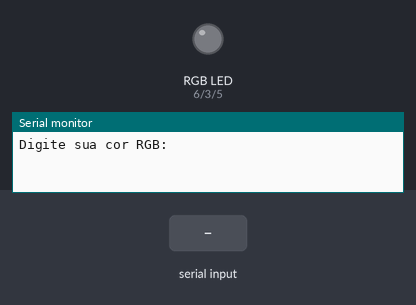
A sketch run on a simulated Arduino Uno, built with avr-gcc and run on an emulated ATmega328P. On the bench: an RGB LED mixed from three pins (HIGH = lit), the last lines printed to the serial monitor. Inputs (shaded band) come from the test bench. Dim RGB values are drawn brighter than linear.

Above: at 1.2 s.
1.3 s: "r90\n" received over Serial
At 2.5 s:
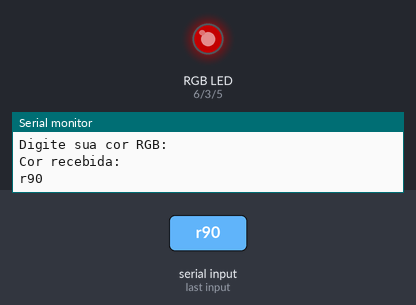
2.8 s: "g90\n" received over Serial
At 3.6 s:
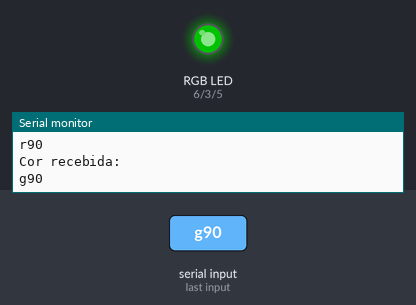
4.3 s: "b90\n" received over Serial
At 4.8 s:
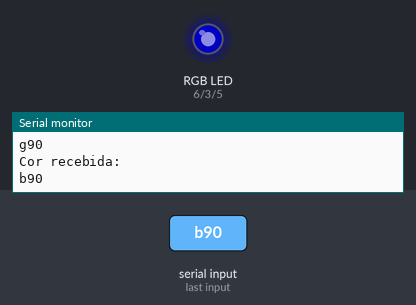
5.8 s: "r 45\n" received over Serial
At 7.0 s:
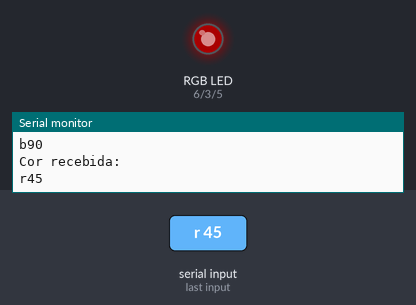
7.3 s: "g 45\n" received over Serial
At 8.3 s:
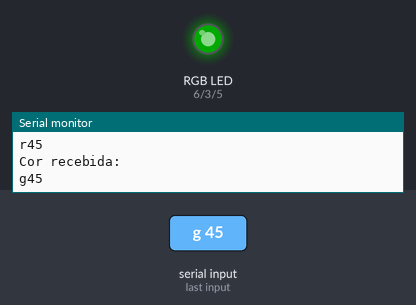
8.8 s: "b 45\n" received over Serial
At 9.4 s:
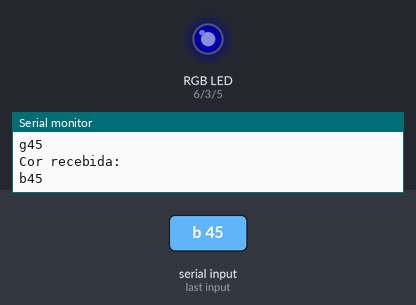
Timing chart, 0 to 11.3 s (numbered marks = the images above; inputs shaded):
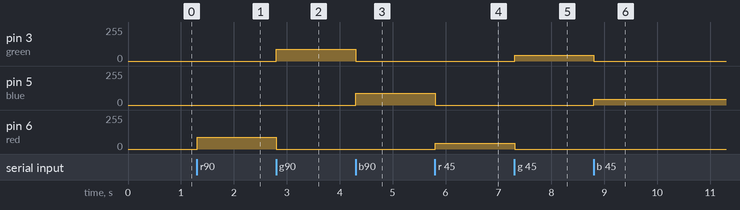

The sketch:

RGB_Arduino.ino
```cpp
// Define os pinos que estão conectados aos LEDs RGB
#define red    6
#define blue   5
#define green  3

int leds[] = {red, blue, green};
int tam = sizeof(leds)/sizeof(leds[0]);
int analogPin = A0;
int val = 0;

void setup() {
  // Inicializa a porta serial com uma taxa de 9600 bps
  Serial.begin(9600);

  // Configura os pinos como saídas
 for(int i = 0; i<tam; i++){

  pinMode(leds[i], OUTPUT);
  }

  // Exibe a mensagem "Digite sua cor RGB: " apenas uma vez
  Serial.println("\nDigite sua cor RGB: ");
}

void loop() {
  // Verifica se há dados disponíveis na porta serial
  if (Serial.available() > 0) {
    // Lê a entrada serial até o final da linha
    String input = Serial.readStringUntil('\n');

    // Remove os espaços em branco do início e do final da string
    input.trim();

    // Converte a string para letras minúsculas
    input.toLowerCase();

    // Extrai as cores e os valores PWM da string de entrada
    int r = 0, g = 0, b = 0;
    char color = ' ';
    int value = 0;
    Serial.println("\nCor recebida: ");
    for (int i = 0; i < input.length(); i++) {
      char c = input.charAt(i);
      if (c >= 'a' && c <= 'z') {
        color = c;
        value = 0;
      } else if (c >= '0' && c <= '9') {
        value = value * 10 + (c - '0');
        if (i == input.length() - 1 || input.charAt(i + 1) == ' ') {
          if (color == 'r') {
            r = value;
          } else if (color == 'g') {
            g = value;
          } else if (color == 'b') {
            b = value;
          }
          Serial.print(color);
          Serial.print(value);
          Serial.print(" ");
        }
      }
    }

    // Define os valores PWM dos LEDs RGB
    analogWrite(red, r);
    analogWrite(green, g);
    analogWrite(blue, b);
  }
}
```

Measured:
- after the input at 1.3 s, pin 6 (red): 0/255 → 90/255 at once
- after the input at 2.8 s, pin 3 (green): 0/255 → 90/255 at once; pin 6 (red): 90/255 → 0/255 at once
- after the input at 4.3 s, pin 3 (green): 90/255 → 0/255 at once; pin 5 (blue): 0/255 → 90/255 at once
- after the input at 5.8 s, pin 5 (blue): 90/255 → 0/255 at once; pin 6 (red): 0/255 → 45/255 at once
- after the input at 7.3 s, pin 3 (green): 0/255 → 45/255 at once; pin 6 (red): 45/255 → 0/255 at once
- after the input at 8.8 s, pin 3 (green): 45/255 → 0/255 at once; pin 5 (blue): 0/255 → 45/255 at once
